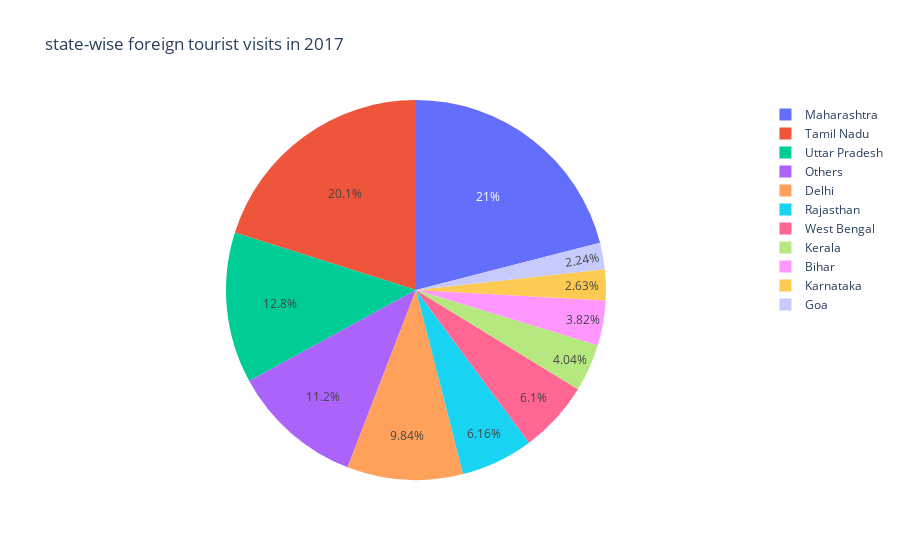

Notebook code cell kept with this figure:
### Code cell
px.pie(India_states,values='Number',names='State/Union Territory',title= "state-wise foreign tourist visits in 2017")

### Figure 1 — Plotly figure (JSON) as saved in the notebook; plotly's stock layout.template omitted (floating-point values rounded to 4 significant figures)
{"data": [{"domain": {"x": [0, 1], "y": [0, 1]}, "hovertemplate": "State/Union Territory=%{label}<br>Number=%{value}<extra></extra>", "labels": ["Maharashtra", "Tamil Nadu", "Uttar Pradesh", "Delhi", "Rajasthan", "West Bengal", "Kerala", "Bihar", "Karnataka", "Goa", "Others"], "legendgroup": "", "name": "", "showlegend": true, "type": "pie", "values": [5078514, 4860455, 3104062, 2379169, 1489500, 1475311, 977479, 923737, 636502, 541480, 2705300]}], "layout": {"legend": {"tracegroupgap": 0}, "title": {"text": "state-wise foreign tourist visits in 2017"}}}
